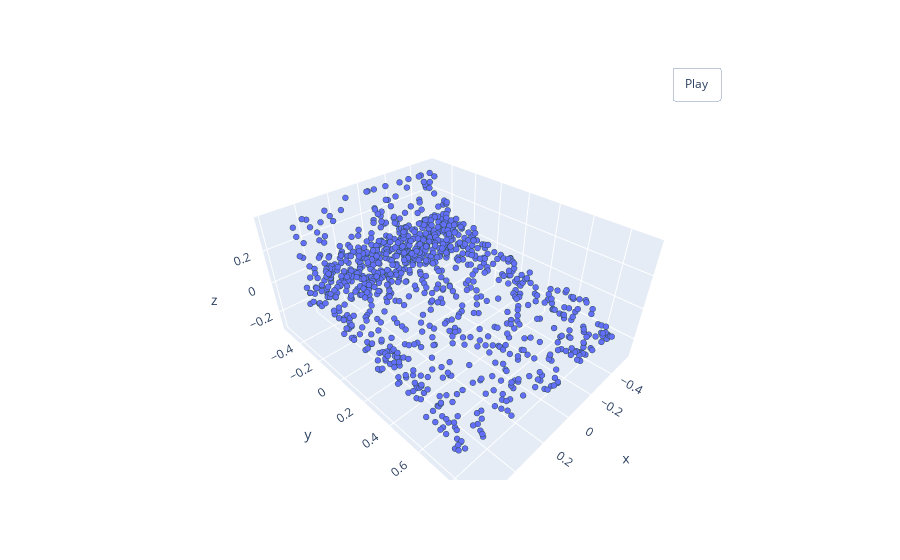

The notebook cell this image was saved under:
### Code cell
import os
os.environ['KMP_DUPLICATE_LIB_OK']='True'

rotated_pointcloud = RandomRotation_z()(norm_pointcloud)
visualize_point_cloud(*rotated_pointcloud.T)

### Figure 1 — Plotly figure (JSON) as saved in the notebook; plotly's stock layout.template omitted (floating-point values rounded to 4 significant figures; data arrays with more than 128 entries replaced by an {"elided": "..."} marker saying what was removed)
{"data": [{"marker": {"line": {"color": "DarkSlateGrey", "width": 2}, "size": 2}, "mode": "markers", "type": "scatter3d", "x": {"elided": "1024 float values"}, "y": {"elided": "1024 float values"}, "z": {"elided": "1024 float values"}}], "layout": {"updatemenus": [{"buttons": [{"args": [null, {"frame": {"duration": 50, "redraw": true}, "fromcurrent": true, "mode": "immediate", "transition": {"duration": 0}}], "label": "Play", "method": "animate"}], "pad": {"r": 10, "t": 45}, "showactive": false, "type": "buttons", "x": 0.8, "xanchor": "left", "y": 1, "yanchor": "bottom"}]}}
